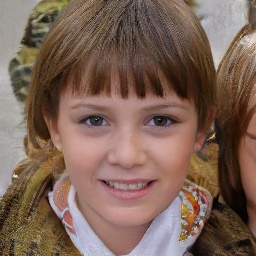
#> input picture Coding/Image/test/Fake/00HZSJQ99D.jpg, 256 x 256 px
$ python -i face_alignment.py   (imports and definitions only)   (older library calls are emulated)
#> lines starting #> are read from the running program, lines starting #| are printed output that depends on the picture
import cv2
import numpy as np


def _estimate_depth(image_crop: np.ndarray) -> np.ndarray:
    if image_crop.ndim == 3:
        gray = cv2.cvtColor(image_crop, cv2.COLOR_RGB2GRAY)
    else:
        gray = image_crop

    smoothed = cv2.bilateralFilter(gray, d=9, sigmaColor=75, sigmaSpace=75)
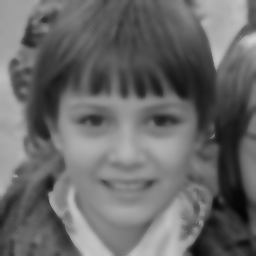
#> smoothed: shape (256, 256); min 4, max 209, mean 105.3
    depth = smoothed.astype(np.float64) / 255.0
    depth = cv2.GaussianBlur(depth, (11, 11), sigmaX=0)

    h, w = depth.shape
#> h = 256; w = 256
    y, x = np.ogrid[:h, :w]
#> y = 256 values from 0 to 255
    cy = (h - 1) / 2.0
#> cy = 127.5
    cx = (w - 1) / 2.0
#> cx = 127.5
    ny = (y - cy) / max(cy, 1.0)
#> ny = 256 values from -1 to 1
    nx = (x - cx) / max(cx, 1.0)
    radius = np.sqrt(nx * nx + ny * ny)
    prior = np.clip(1.0 - radius * radius, 0.0, 1.0)

    return (0.75 * depth) + (0.25 * prior)


def _compute_normals(depth: np.ndarray) -> np.ndarray:
    dx = cv2.Sobel(depth, cv2.CV_64F, 1, 0, ksize=3)
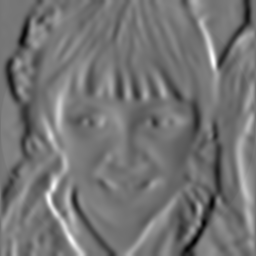
#> dx: shape (256, 256) float64; min -0.402, max 0.469, mean -0.00323; drawn with min black and max white
    dy = cv2.Sobel(depth, cv2.CV_64F, 0, 1, ksize=3)
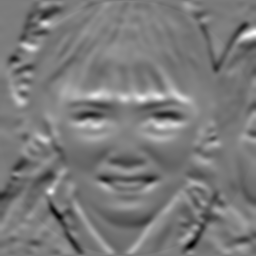
#> dy: shape (256, 256) float64; min -0.338, max 0.359, mean -0.0015; drawn with min black and max white

    normals = np.zeros((*depth.shape, 3), dtype=np.float64)
    normals[:, :, 0] = -2.0 * dx
    normals[:, :, 1] = -2.0 * dy
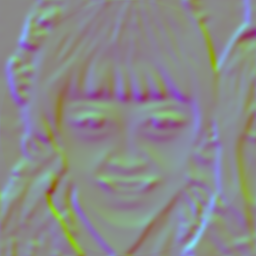
#> normals: shape (256, 256, 3) float64; mean of channels 0, 1, 2 0.00646, 0.003, 0; drawn with min black and max white
    normals[:, :, 2] = 1.0
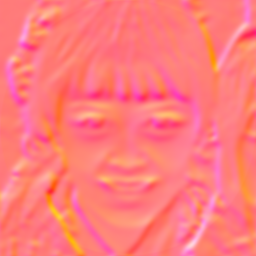
#> normals: shape (256, 256, 3) float64; mean of channels 0, 1, 2 0.00646, 0.003, 1; drawn with min black and max white

    norms = np.linalg.norm(normals, axis=2, keepdims=True)
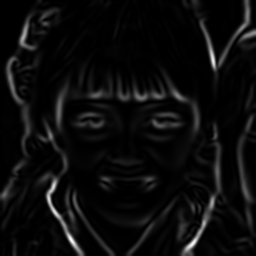
#> norms: shape (256, 256, 1) float64; min 1, max 1.42, mean 1.02; drawn with min black and max white
    return normals / np.clip(norms, 1e-8, None)
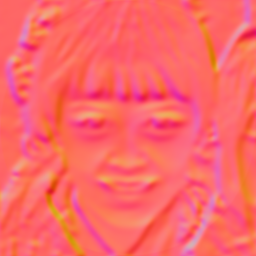
#> returned value: shape (256, 256, 3) float64; mean of channels 0, 1, 2 0.00618, 0.00276, 0.981; drawn with min black and max white


def get_3d_shape(image_crop: np.ndarray):
    try:
        depth = _estimate_depth(image_crop)
        normals = _compute_normals(depth)
        return None, normals
    except Exception:
        h, w = image_crop.shape[:2]
        fallback = np.zeros((h, w, 3), dtype=np.float64)
        fallback[:, :, 2] = 1.0
        return None, fallback

>>> import cv2
>>> picture = cv2.cvtColor(cv2.imread('../../../test/Fake/00HZSJQ99D.jpg'), cv2.COLOR_BGR2RGB)
>>> result = get_3d_shape(picture)

$ run again, on Coding/Image/test/Fake/01AV0VOUAX.jpg
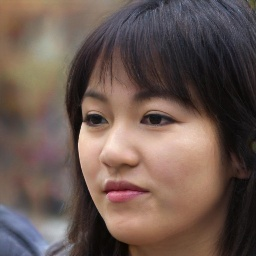
#> input picture Coding/Image/test/Fake/01AV0VOUAX.jpg, 256 x 256 px
#> in _compute_normals, `norms = np.linalg.norm(normals, axis=2, keepdims=True)`:
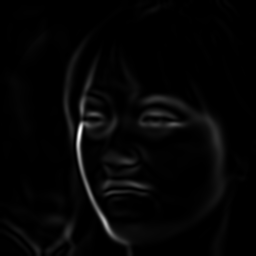
#> norms: shape (256, 256, 1) float64; min 1, max 1.9, mean 1.02; drawn with min black and max white
#> in _compute_normals, `return normals / np.clip(norms, 1e-8, None)`:
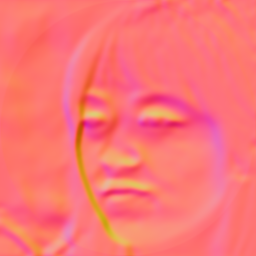
#> returned value: shape (256, 256, 3) float64; mean of channels 0, 1, 2 0.0131, 0.00723, 0.983; drawn with min black and max white

$ run again, on Coding/Image/test/Fake/01TLT6JPSK.jpg
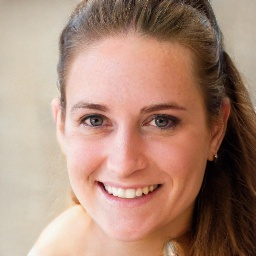
#> input picture Coding/Image/test/Fake/01TLT6JPSK.jpg, 256 x 256 px
#> in _compute_normals, `norms = np.linalg.norm(normals, axis=2, keepdims=True)`:
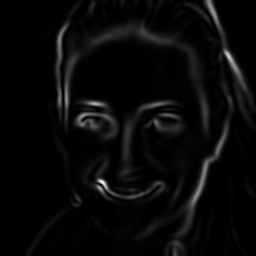
#> norms: shape (256, 256, 1) float64; min 1, max 1.46, mean 1.02; drawn with min black and max white
#> in _compute_normals, `return normals / np.clip(norms, 1e-8, None)`:
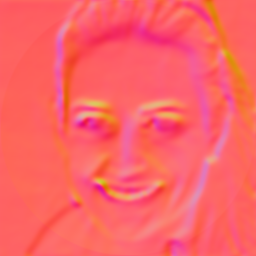
#> returned value: shape (256, 256, 3) float64; mean of channels 0, 1, 2 0.0169, -0.00448, 0.984; drawn with min black and max white

$ run again, on Coding/Image/test/Fake/0AQEWAAR2I.jpg
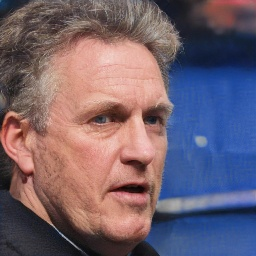
#> input picture Coding/Image/test/Fake/0AQEWAAR2I.jpg, 256 x 256 px
#> in _compute_normals, `return normals / np.clip(norms, 1e-8, None)`:
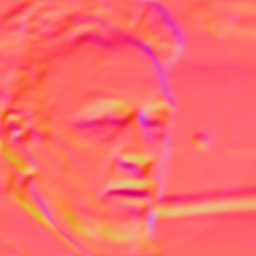
#> returned value: shape (256, 256, 3) float64; mean of channels 0, 1, 2 -0.00309, 0.0039, 0.979; drawn with min black and max white
